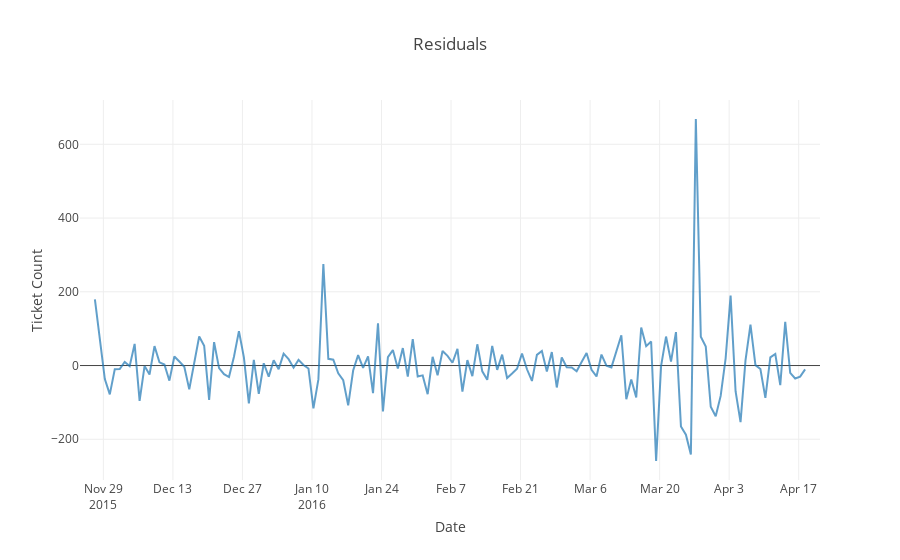

Notebook code for this chart:
### Code cell
# Explore residuals
residuals = pd.DataFrame(decomposition.resid)
residuals 
line_plot(residuals, 'Residuals', 'Ticket Count')

### Figure 1 — Plotly figure (JSON) as saved in the notebook; plotly's stock layout.template omitted (floating-point values rounded to 4 significant figures; data arrays with more than 128 entries replaced by an {"elided": "..."} marker saying what was removed)
{"data": [{"marker": {"size": 6}, "mode": "lines", "name": "Total Tickets Opened", "opacity": 0.7, "type": "scatter", "uid": "ad134a72-36f7-11e9-8845-acde48001122", "x": {"elided": "150 str values"}, "y": {"elided": "150 float values"}}], "layout": {"bargap": 0.1, "title": "Residuals", "xaxis": {"title": "Date"}, "yaxis": {"title": "Ticket Count"}}}
